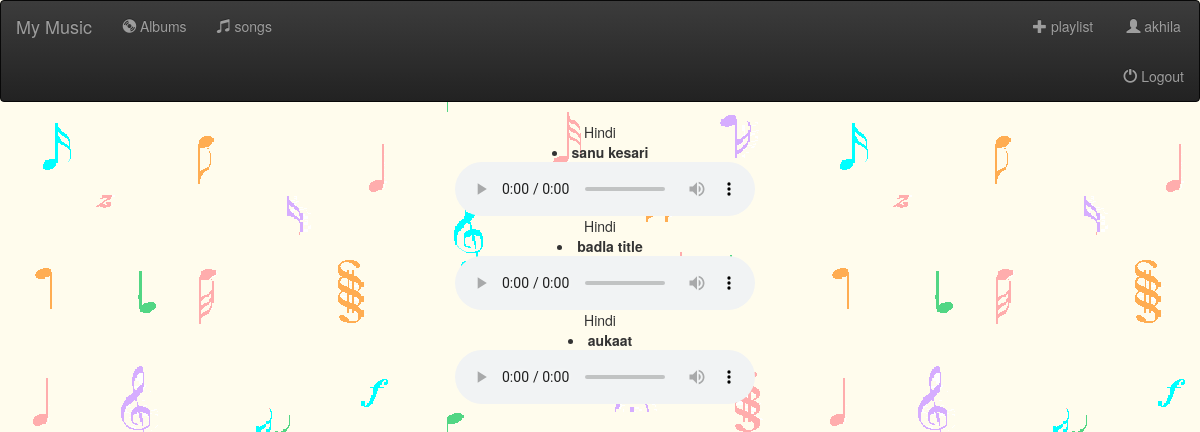
/viewplaylist/14 (signed in), run on the app's committed database.
### music/models.py (models this page shows, shortened)
class PlaylistSongs(models.Model):
    playlist = models.ForeignKey(Playlist)
    song = models.ForeignKey(Song)
    deleted = models.BooleanField(default=False)

class Playlist(models.Model):
    name = models.CharField(max_length=200)
    user = models.ForeignKey(User)

class Song(models.Model):
    album = models.ForeignKey(Album,on_delete=models.CASCADE)
    song_title = models.CharField(max_length=100)
    file_type = models.FileField(upload_to='songs')

### music/views.py (the view)
# urls.py: url(r'^viewplaylist/(\d+)',views.view_playlist,name='view_playlist'),
def view_playlist(request,id):
    playlists = Playlist.objects.all()
    playlistsongs = PlaylistSongs.objects.filter(playlist=id)
    return render(request,'playlistsongs.html',{'playlistsongs' : playlistsongs,'playlists':playlists})

### music/templates/playlistsongs.html
{% extends 'base.html' %}
{% block content %}
{% for playlistsong in playlistsongs %}
{{ playlistsong.playlist.name }}
<li>
    <b>{{ playlistsong.song.song_title }}</b>
    <div style="display:table-cell; vertical-align:middle; padding-left: 1rem">
        <audio controls>
                <source src="/static/songs/{{playlistsong.song.song_title}}.mp3" type="audio/mp3">
        </audio>
</div>
</li>
{% endfor %}
{% endblock %}

### music/templates/base.html (shortened to what this page needs)
{% load static %}
<link rel="stylesheet" href="{% static 'css/style.css' %}">
<center>
<html>
<head>
    <link rel="stylesheet" href="https://maxcdn.bootstrapcdn.com/bootstrap/3.3.7/css/bootstrap.min.css"
>
    <link rel="stylesheet" href="https://maxcdn.bootstrapcdn.com/bootstrap/3.3.7/css/bootstrap-theme.min.css"
>
        <link rel="stylesheet" href="https://use.fontawesome.com/releases/v5.7.2/css/all.css">
    </head>
<body>
        <nav class="navbar navbar-inverse">
                <nav class="container-fluid">
                    <a class="navbar-brand" href="{% url 'home' %}">My Music</a>
                    <div class="nav navbar-collapse">
                        <ul class="nav navbar-nav">
                            <li class="">
                                <a href="{% url 'home' %}">
                                    <span class="glyphicon glyphicon-cd" aria-hidden="true"></span> Albums
                                </a>
                            </li>
                            <li class="">
                                <a href="{% url 'home' %}">
                                    <span class="glyphicon glyphicon-music" aria-hidden="true"></span> songs
                                </a>
                            </li>
                        </ul>
                        {% if user.is_authenticated %}
                        <ul class="nav navbar-nav navbar-right">
                            <li class="">
                                <a href="{% url 'crud_playlist' %}">
                                    <span class="glyphicon glyphicon-plus" aria-hidden="true"></span> playlist
                                </a>
                            </li>
                            <ul class="nav navbar-nav navbar-right">
                                <li class="">
                                    <a href="{% url 'profile' %}">
                                        <span class="glyphicon glyphicon-user" aria-hidden="true"></span> {{ user.username }}
                                    </a>
                                    <a href="{% url 'logout' %}">
                                        <span class="glyphicon glyphicon-off" aria-hidden="true"></span> Logout
                                    </a>
                                </li>
                            </ul>
                                {% endif %}
                    </div>
                </nav>
            </nav>
    <div class='container-fluid'>
        {% block content %}
        {% endblock %}
    </div>
</body>
</html>
</center>

### static/css/style.css (style rules this page uses)
body { background-image: url('/static/img/b.gif') ; }

### data on the page
PlaylistSongs: playlist.name "Hindi", song.song_title "sanu kesari"
PlaylistSongs: playlist.name "Hindi", song.song_title "badla title"
PlaylistSongs: playlist.name "Hindi", song.song_title "aukaat"

### other printed values
{{ user.username }} "akhila"
